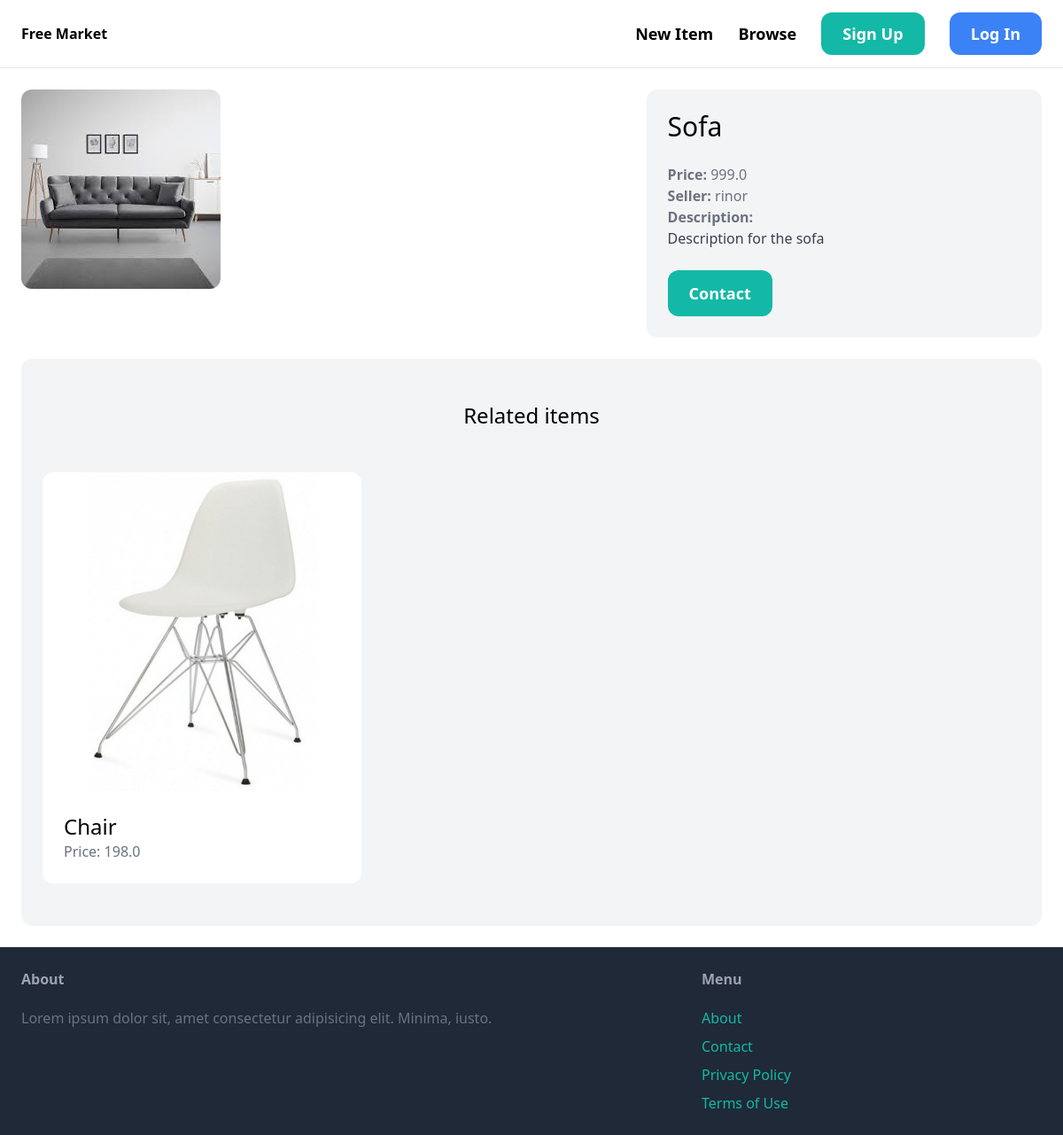
Screenshot of /items/2/ with the database file from the repository.
### item/models.py (models this page shows, shortened)
class Item(models.Model):
    category = models.ForeignKey(Category, related_name='items', on_delete=models.CASCADE)
    name = models.CharField(max_length=255)
    description = models.TextField(blank=True, null=True)
    price = models.FloatField()
    image = models.ImageField(upload_to='item_images', blank=True, null=True)
    is_sold = models.BooleanField(default=False)
    created_by = models.ForeignKey(User, related_name='items', on_delete=models.CASCADE)
    created_at = models.DateTimeField(auto_now_add=True)

### item/views.py (the view)
# urls.py: path('<int:pk>/', views.detail, name='detail'),
def detail(request, pk):
    item = get_object_or_404(Item, pk=pk)
    related_items = Item.objects.filter(category=item.category, is_sold=False).exclude(pk=pk)[0:3]
    context = {'item': item, 'related_items': related_items}
    return render(request, 'item/detail.html', context)

### item/templates/item/detail.html (shortened to what this page needs)
{% extends 'core/base.html' %}
{% block content %}
    <div class="grid grid-cols-5 gap-6">
        <div class="col-span-3">
            <img src="{{ item.image.url }}" alt="" class="rounded-xl">
        </div>
        <div class="col-span-2 p-6 bg-gray-100 rounded-xl">
            <h1 class="mb-6 text-3xl">{{item.name}}</h1>
            <p class="text-gray-500"><strong>Price: </strong>{{item.price}}</p>
            <p class="text-gray-500"><strong>Seller: </strong>{{item.created_by.username}}</p>
            {% if item.description %}
            <p class="text-gray-700">
                <strong class="text-gray-500">Description: </strong><br>
                {{item.description}}
            </p>
            {% endif %}
            {% if request.user == item.created_by %}
            <div class="mt-6 p-6 bg-white rounded-xl ">
                <p>This is your item</p>
                <a href="{% url 'item:edit' item.id %}" class="inline-block mt-6 px-6 py-3 text-lg font-semibold bg-teal-500 tex-white rounded-xl">Edit</a>
                <a href="{% url 'item:delete' item.id %}" class="inline-block mt-6 px-6 py-3 text-lg font-semibold bg-red-500 tex-white rounded-xl">Delete</a>
            </div>
            {% else %}
            <a href="{% url 'conversation:new' item.id %}" class="inline-block mt-6 px-6 py-3 text-lg font-semibold bg-teal-500 hover:bg-teal-700 text-white rounded-xl">Contact</a>
            {% endif %}
        </div>
    </div>
    <div class="mt-6 px-6 py-12 bg-gray-100 rounded-xl">
        <h2 class="mb-12 text-2xl text-center">Related items</h2>
        <div class="grid grid-cols-3 gap-3">
            {% for item in related_items %}
            <div>
                <a href="{% url 'item:detail' item.id %}">
                    <div>
                        <img src="{{ item.image.url }} " class="rounded-t-xl" alt="">
                    </div>
                    <div class="p-6 bg-white rounded-b-xl">
                        <h2 class="text-2xl">{{item.name}}</h2>
                        <p class="text-gray-500">Price: {{item.price}}</p>
                    </div>
                </a>
            </div>
           {% endfor %}
        </div>
    </div>
 {% endblock %}

### rows the page displays
Item: image (picture), name "Sofa", price "999.0", created_by.username "rinor", description "Description for the sofa"
Item: image (picture), name "Chair", price "198.0"
